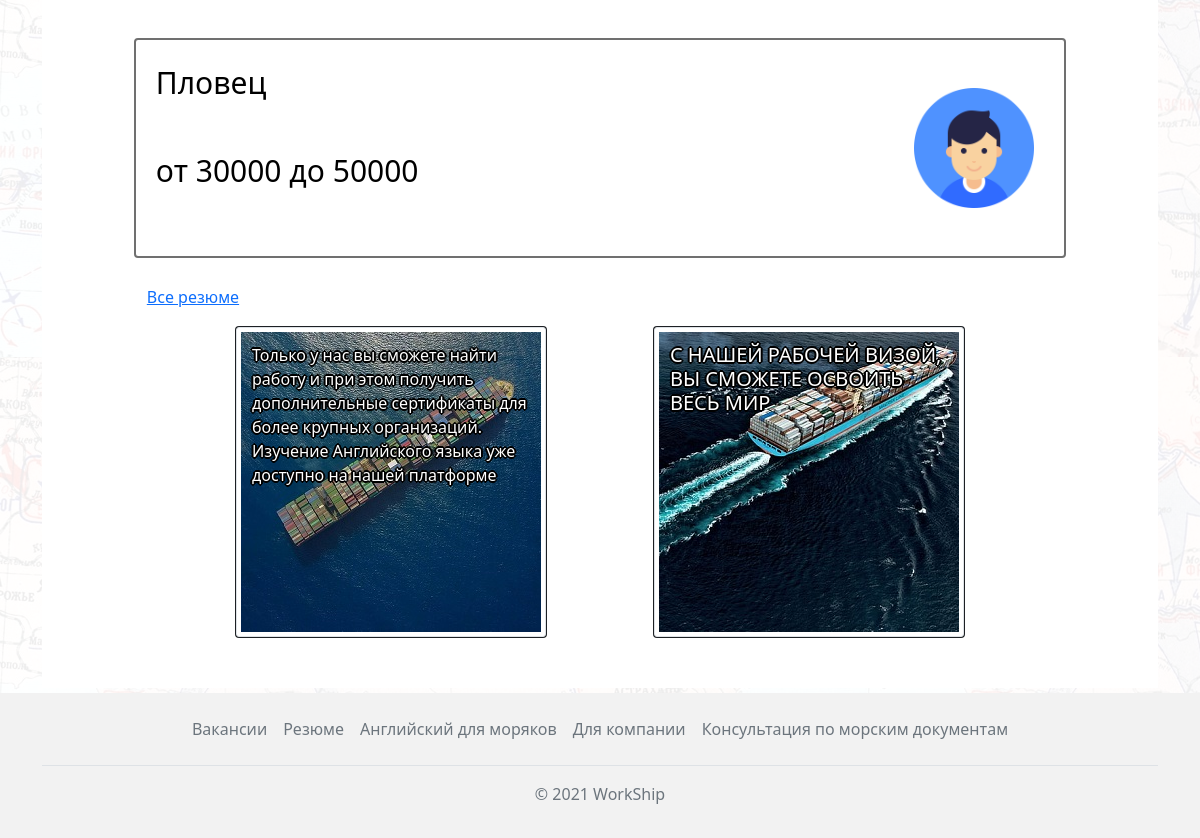
The app's page / (lower part), older data.
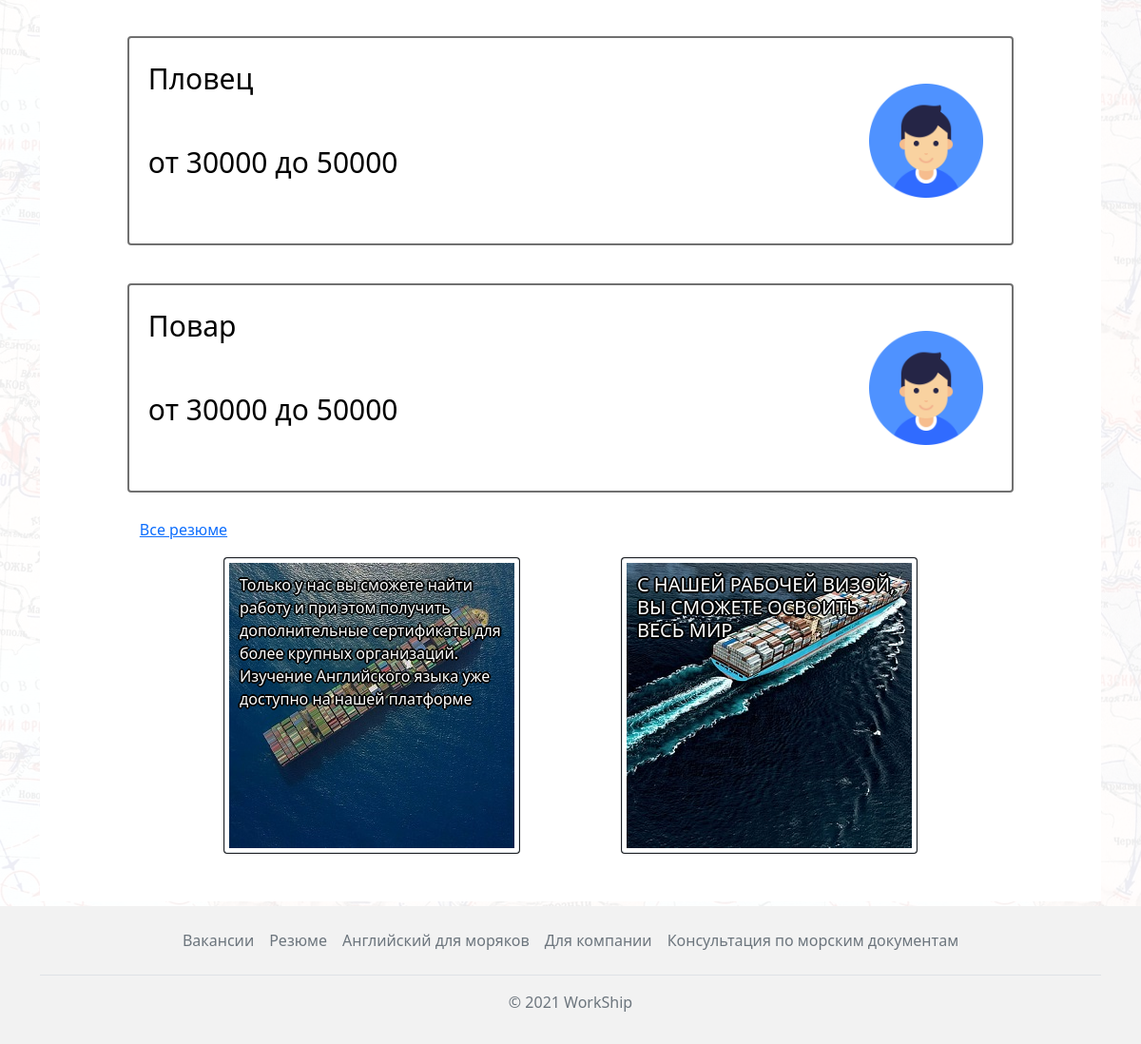
The same page, newer data.
### summaries/models.py (models this page shows, shortened)
class Summary(models.Model):
    user = models.ForeignKey(User, on_delete=models.CASCADE)
    name = models.CharField('Название', max_length=255)
    job = models.CharField('Должность', max_length=255)
    city = models.CharField('Город', max_length=255)
    salary_min = models.CharField('Зарплата от', max_length=255)
    salary_max = models.CharField('Зарплата до', max_length=255)
    extra = models.TextField('Дополнительно', default='Без описания')
    image = models.ImageField(upload_to=image_directory_path, storage=image_storage, default='defaultuser.png')
    time_create = models.DateTimeField('Дата создания', auto_now_add=True, null=True)
    time_update = models.DateTimeField('Дата изменения', auto_now=True, null=True)
    is_published = models.BooleanField('Публикация', default=True)
    def get_absolute_url(self):
        return reverse('summaries_detail', kwargs={'summary_id': self.pk})
    class Meta:
        verbose_name = 'Резюме'
        verbose_name_plural = 'Резюме'

### main/views.py (the view)
# urls.py: path('', views.index, name='home'),
def index(request):
    vacancies = Vacancy.objects.filter(is_published=True)[:3]
    summaries = Summary.objects.filter(is_published=True)[:3]
    context = {
        'vacancies': vacancies,
        'summaries': summaries
    }
    return render(request, 'main/index.html', context=context)

### vacancies/models.py (called while the page is built)
    def get_absolute_url(self):
        return reverse('vacancies_detail', kwargs={'vacancy_id': self.pk})

### main/templates/main/index.html (shortened to what this page needs)
{% extends 'main/layout.html' %}
{% load static %}
{% block content %}
<div class="container">
      <div class="wrapper">
      <div class="vacancies mt-3">
          <div class="vacancies__container">
            {% if summaries %}
              {% for summary in summaries %}
              <a href="{{ summary.get_absolute_url }}">
                  <div class="vacancy">
                    <div class="vacancy__title">{{ summary.name }}</div>
                    <div class="vacancy__salary">от {{ summary.salary_min }} до {{ summary.salary_max }}</div>
                    <div class="vacancy__logo"><img src="{{summary.image.url}}" alt=""></div>
                  </div>
              </a>
              {% endfor %}
            {% else %}
              <p>Резюме не обнаружено</p>
            {% endif %}
          </div>
          <a href="{% url 'summaries_home' %}" class="btn btn-link">Все резюме</a>
        </div>
        <div class="slider_index">
          <div class="slider_index__container">
            <div class="card bg-dark text-white">
                <img src="{%  static 'main/img/ship1.jpg' %}" class="card-img img-fluid img-thumbnail" alt="...">
                <div class="card-img-overlay">
                <p class="card-text" style="text-shadow: 2px 0 0 #000, -2px 0 0 #000, 0 2px 0 #000, 0 -2px 0 #000, 1px 1px #000, -1px -1px 0 #000, 1px -1px 0 #000, -1px 1px 0 #000;">Только у нас вы сможете найти работу и при этом получить
                дополнительные сертификаты для более крупных организаций.
                Изучение Английского языка уже доступно на нашей платформе</p>
                </div>
            </div>
            <div class="card bg-dark text-white">
                <img src="{%  static 'main/img/ship2.jpg' %}" class="card-img img-fluid img-thumbnail" alt="...">
                <div class="card-img-overlay">
                <h5 class="card-title"  style="text-shadow: 2px 0 0 #000, -2px 0 0 #000, 0 2px 0 #000, 0 -2px 0 #000, 1px 1px #000, -1px -1px 0 #000, 1px -1px 0 #000, -1px 1px 0 #000;">С НАШЕЙ РАБОЧЕЙ ВИЗОЙ, ВЫ СМОЖЕТЕ ОСВОИТЬ ВЕСЬ МИР</h5>
                </div>
            </div>
          </div>
        </div>
      </div>
</div>
{% endblock %}

Row changes from the older to the newer data that the page shows:
added Summary: name "Повар", salary_min "30000", salary_max "50000", image (placeholder picture)
